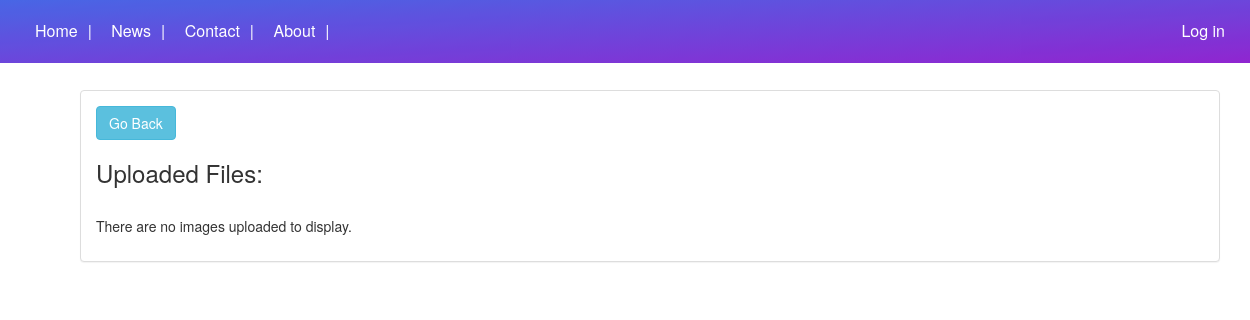
The app's page /personal_page.php?user_id=fdssdffsddsf, older data.
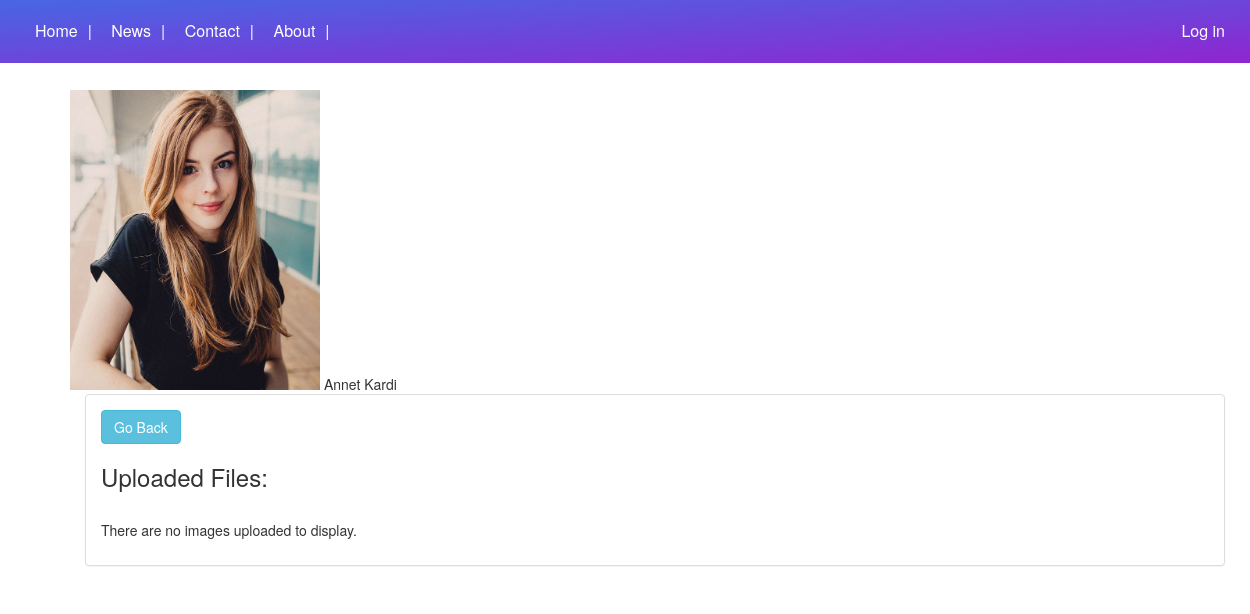
The same page, newer data.
### tables this page shows
CREATE TABLE `register_user` (
  `register_user_id` int(11) NOT NULL,
  `user_name` varchar(250) NOT NULL,
  `user_email` varchar(250) NOT NULL,
  `user_password` varchar(250) NOT NULL,
  `user_activation_code` varchar(250) NOT NULL,
  `user_id` varchar(255) NOT NULL,
  `user_email_status` enum('not verified','verified') NOT NULL,
  `first_name` varchar(1000) NOT NULL,
  `last_name` varchar(1000) NOT NULL,
  `country` varchar(1000) NOT NULL,
  `city` varchar(1000) NOT NULL,
  `birth_date` date DEFAULT NULL,
  `profile_foto` varchar(1000) NOT NULL,
  `details` varchar(1000) NOT NULL,
  `gender` varchar(255) NOT NULL
);

### personal_page.php (the view, shortened to what this page needs)
<?php
$user_id=$_GET["user_id"];
$con = new PDO( DB_DSN, DB_USERNAME, DB_PASSWORD );
$sthandler = $con->prepare("SELECT TIMESTAMPDIFF(YEAR, `birth_date`, CURDATE()) AS age , first_name, last_name, profile_foto FROM register_user WHERE user_id = '$user_id'");
$sthandler->execute();
?>
<head>
    <link rel="stylesheet" href="style-personal-page.css">
    <link rel="stylesheet" type="text/css" href="slick/slick.css"/>
    <link rel="stylesheet" type="text/css" href="slick/slick-theme.css"/>
</head>
<body>
    <header class="head fixed">
        <div class="wrap">
            <nav class="pull_left">
                <ul class="list-unstyled ">
                <a class="active" href="#home"><li class="li-item inline-block">Home</li></a>
                <a href="#news"><li class="li-item inline-block">News</li></a>
                <a href="#contact"><li class="li-item inline-block">Contact</li></a>
                <a href="#about"><li class="li-item inline-block">About</li></a>
                </ul>
            </nav>
            <div class="pull-right">
                <a href="#" class="log-in-out">
                <?php
                    if (isset($_SESSION['user_name'])) {
                    echo 'Log out';
                    }
                    else echo 'Log in';
                    ?>
                </a>
            </div>
        </div>
    </header>
    <section class="section-photo">
        <div class="wrap">
            <?php while($row = $sthandler->fetch(PDO::FETCH_ASSOC)) : ?>
            <div class="photo-box inline-block">
                <img src="<?php echo $row ['profile_foto']?>" class="photo">
            </div>
            <div class="info inline-block">
                <?php echo $row ['first_name'] ?>
                <?php echo $row ['last_name'] ?>
                <?php endwhile;?>
            </div>
            <div class="album">
                <?php
                include("fotos/view.php");
                ?>
            </div>
        </div>
    </section>
</body>

### fotos/view.php (shortened to what this page needs)
<!DOCTYPE html>
<html lang="en">
		<link href="fotos/css/bootstrap.min.css" rel="stylesheet">
	<body>
		<div class="container">
			<div class="panel panel-default">
				<div class="panel-body">
					<a href="index.php" class="btn btn-info">Go Back</a>
					<h3>Uploaded Files:</h3>
					<br/>
					<?php
						$conn = mysqli_connect("localhost","lovoneo","ZMaLPF2-unV-ch","projekt");
						$query = "SELECT * FROM userfiles WHERE user_user_id= '$user_id'";
						$result = mysqli_query($conn, $query);
						if(mysqli_num_rows($result) > 0)
						{
							while($row = mysqli_fetch_assoc($result))
							{
								$url = $row["FilePath"]."/".$row["FileName"];
					?>
								<a href="<?php echo $url; ?>"><image src="<?php echo $url; ?>" class="images" /></a>
					<?php
							}
						}
						else
						{
					?>
						<p>There are no images uploaded to display.</p>
					<?php
						}
					?>
				</div>
			</div>
		</div>
	</body>
</html>

### style-personal-page.css (style rules this page uses)
.inline-block { display: inline-block; }
.fixed { position: fixed; }
.wrap { max-width: 1400px; padding-left: 20px; padding-right: 20px; margin: 0 auto; }
.head { background: linear-gradient(to top left,#8918ce, #3d5de4); opacity: 0.94 ; width: 100%; padding: 20px 5px; font-size: 16px; top:0; z-index: 1000; }
nav { width: 400px; display: inline-block !important; }
.pull-right { display: inline-block; }
.li-item { margin-left: 10px; padding-right: 5px; color: #ffffff; }
.li-item::after { content: "|"; padding-left: 10px; }
.head a { color: #ffffff !important; }
ul { margin-bottom: 0 !important; }
.section-photo { margin-top: 90px; padding-left: 50px; }
.photo-box { width: 250px; height: 300px; overflow: hidden; }
.photo { width: 250px; height: 300px; }

Row changes from the older to the newer data that the page shows:
now on this page (row edited): register_user: profile_foto (picture), first_name "Annet", last_name "Kardi"
